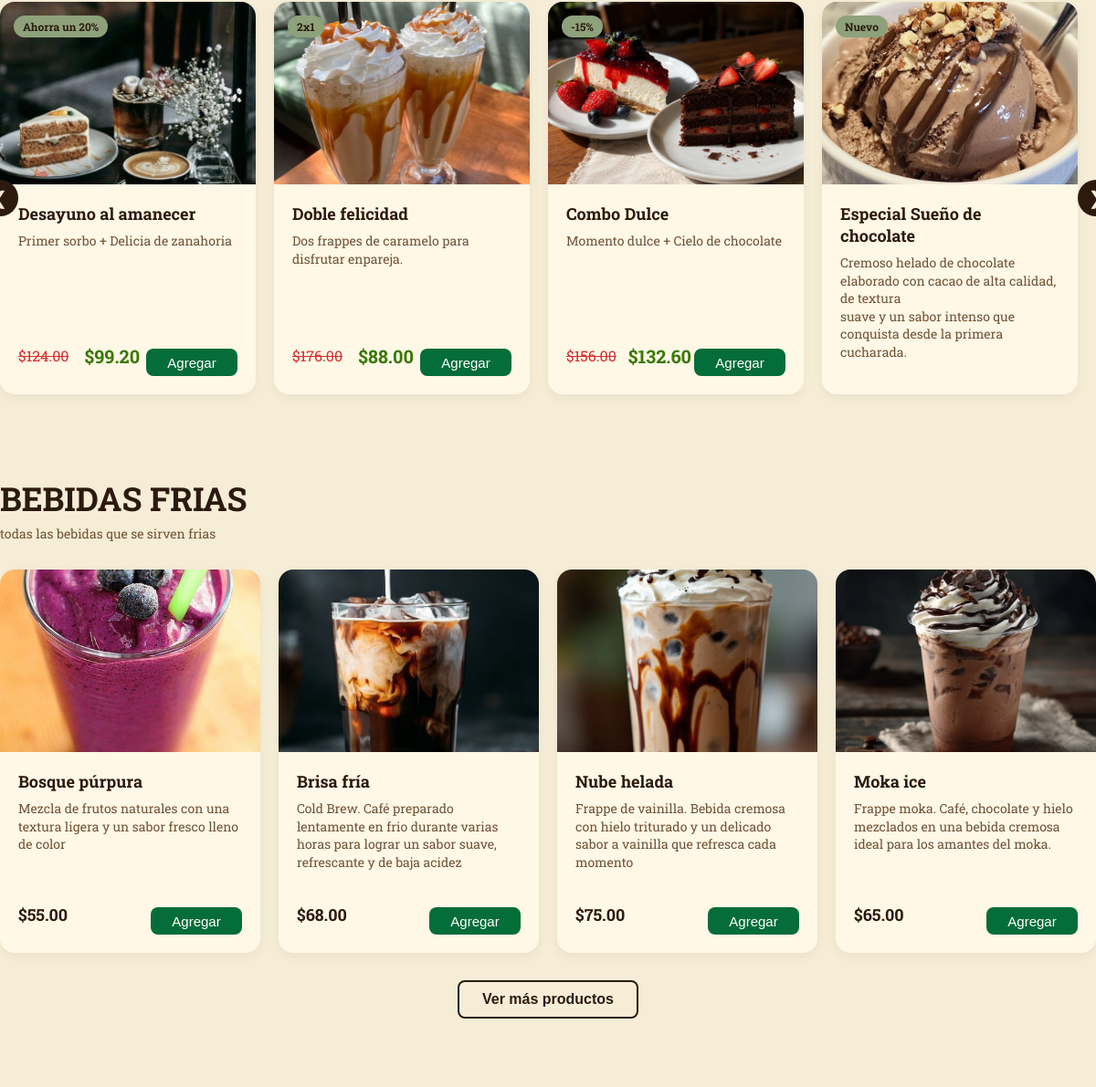
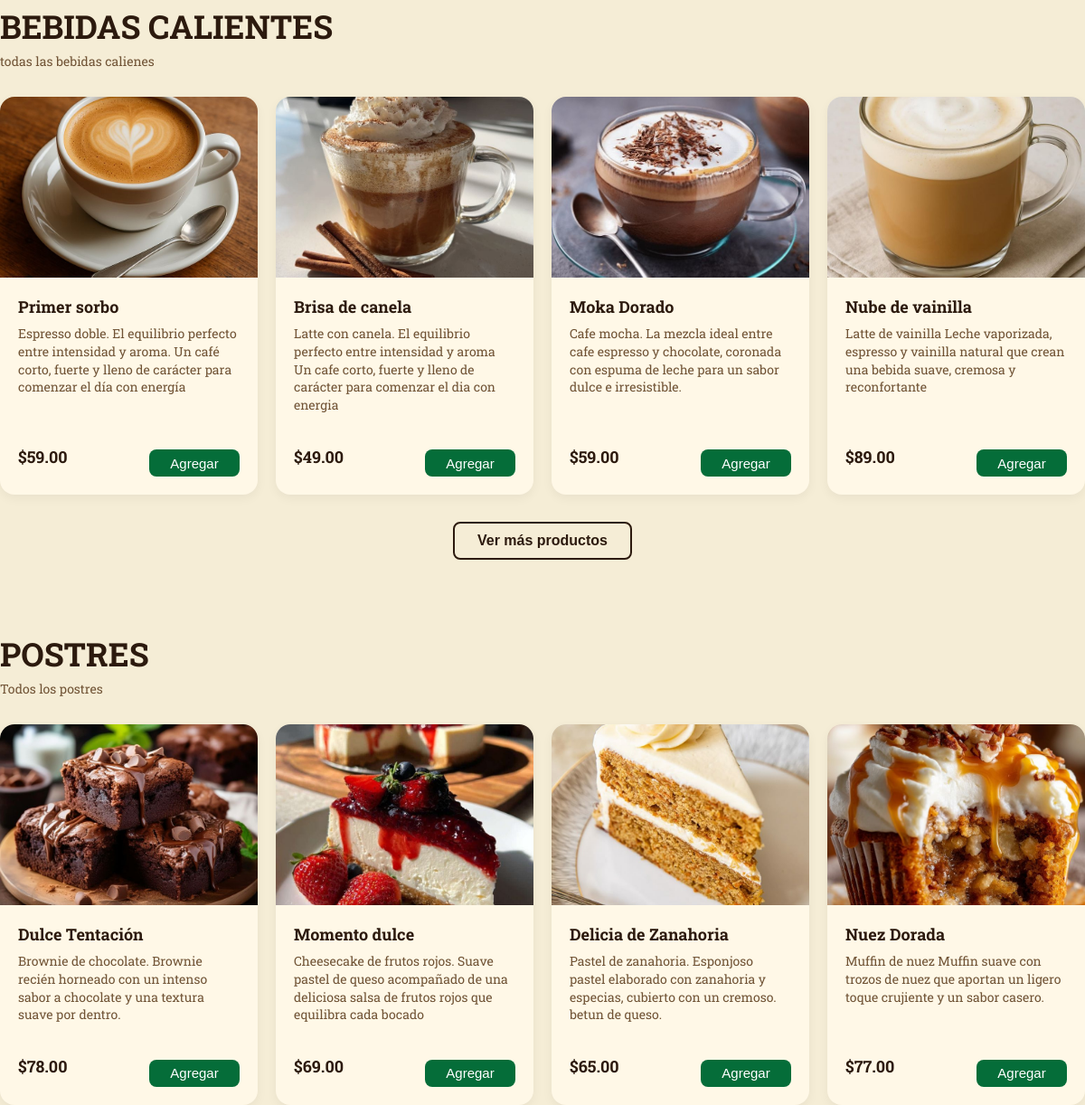
The app's page /index.php (signed in, middle part), older data (2 pictures, top to bottom).
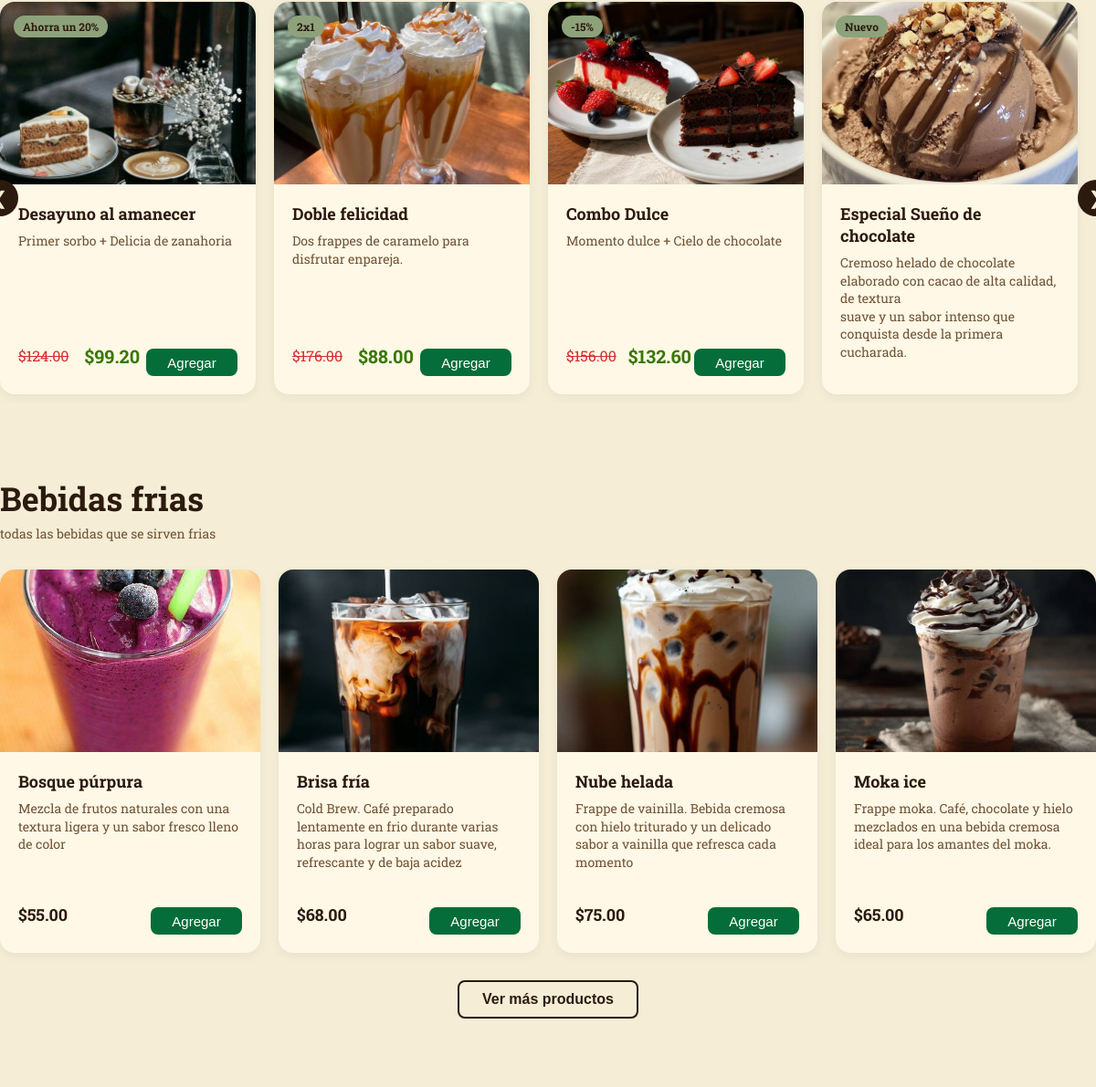
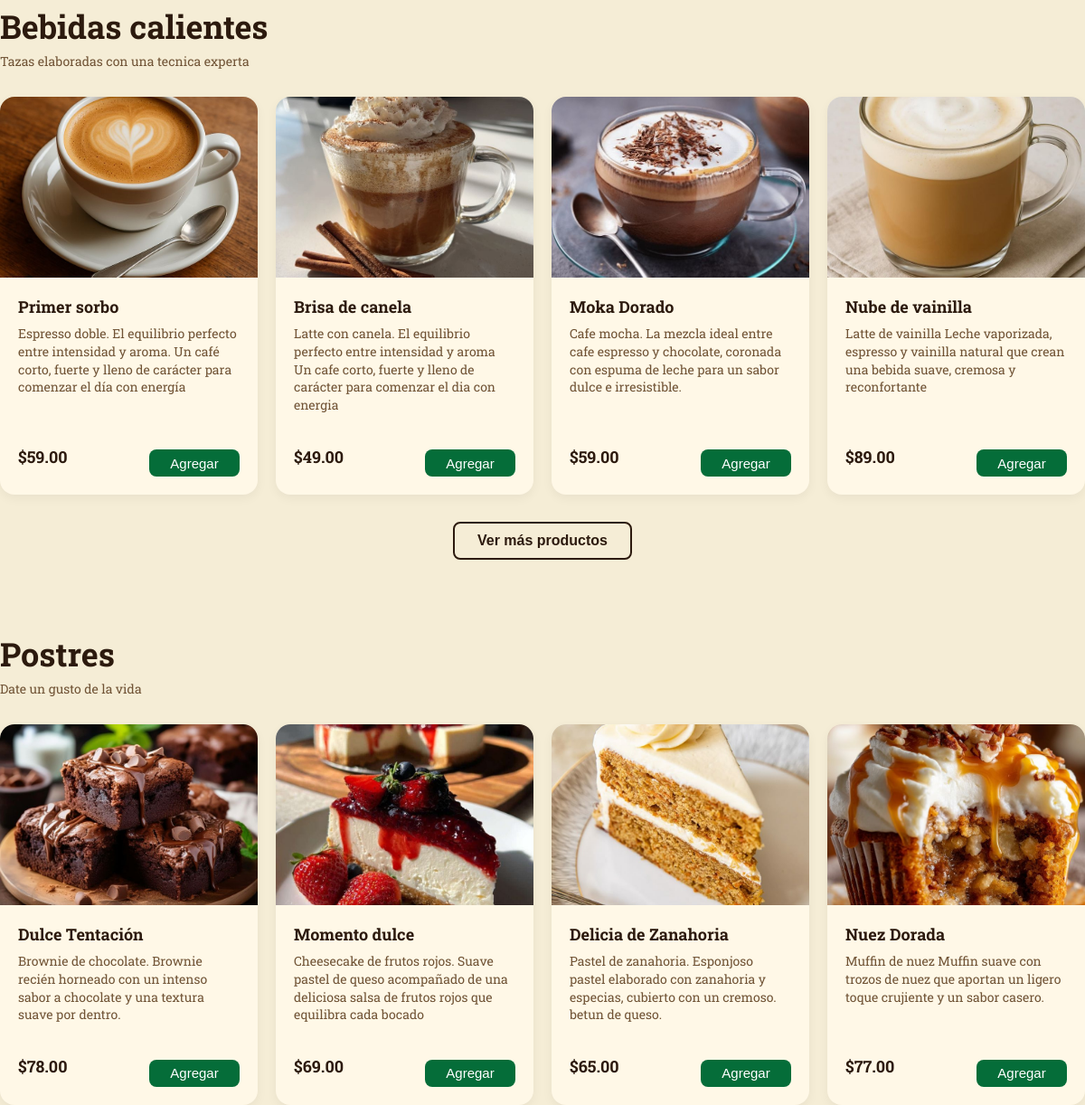
The same page, newer data (2 pictures, top to bottom).
### tables this page shows
CREATE TABLE `categorias` (
  `id_categoria` int(11) NOT NULL,
  `nombre` varchar(30) NOT NULL,
  `descripcion` varchar(100) DEFAULT NULL
);

CREATE TABLE `productos` (
  `id_producto` int(11) NOT NULL,
  `nombre` varchar(30) NOT NULL,
  `descripcion` text DEFAULT NULL,
  `id_categoria` int(11) DEFAULT NULL,
  `precio` decimal(10,2) NOT NULL,
  `imagen_url` varchar(255) DEFAULT NULL,
  `tiene_promocion` tinyint(1) DEFAULT 0,
  `etiqueta_promo` varchar(30) DEFAULT NULL,
  `precio_descuento` decimal(10,2) DEFAULT NULL
);

### index.php (the view, shortened to what this page needs)
<?php
require_once 'config/conexion.php';
$sqlCategorias = "
    SELECT
        id_categoria,
        nombre,
        descripcion
    FROM categorias
    ORDER BY id_categoria ASC
";
$categoriasResultado = $conexion->query($sqlCategorias);
$categorias = $categoriasResultado ? $categoriasResultado->fetchAll(PDO::FETCH_ASSOC) : [];
$sqlProductos = "
    SELECT
        p.id_producto,
        p.nombre,
        p.descripcion,
        p.id_categoria,
        p.precio,
        p.imagen_url,
        p.tiene_promocion,
        p.etiqueta_promo,
        p.precio_descuento
    FROM productos AS p
    ORDER BY p.id_categoria ASC, p.id_producto ASC
";
$productosResultado = $conexion->query($sqlProductos);
$productosPorCategoria = [];
if ($productosResultado) {
    while ($producto = $productosResultado->fetch(PDO::FETCH_ASSOC)) {
        $idCategoria = (int) $producto['id_categoria'];
        $productosPorCategoria[$idCategoria][] = $producto;
    }
}
?>
<!DOCTYPE html>
<html lang="es">
<head>
    <link rel="stylesheet" href="css/header-menu.css">
    <link rel="stylesheet" href="css/footer.css">
    <link rel="stylesheet" href="css/menu.css">
</head>
<body>
    <section id="promociones" class="categoria-seccion container">
        <div class="carousel-wrapper">
            <button class="carousel-btn" id="btn-prev">❮</button>
            <div class="carrusel-container" id="promos-carousel">
                <div class="box">
                    <div class="tag-oferta">Ahorra un 20%</div>
                    <img src="img/productos/Promociones/Desayuno-Amanecer.jpeg" alt="Promoción 1">
                    <div class="product-txt">
                        <h3>Desayuno al amanecer</h3>
                        <p>Primer sorbo + Delicia de zanahoria</p>
                    <div class="producto-footer">
                        <span class="precio-anterior">$124.00</span>
                        <span class="precio-promo">$99.20</span>
                        <button class="btn-agCarrito">Agregar</button>
                    </div>
                    </div>
                </div>
                <div class="box">
                    <div class="tag-oferta">2x1</div>
                    <img src="img/productos/Promociones/Doble-felicidad.jpeg" alt="Promoción 2">
                    <div class="product-txt">
                        <h3>Doble felicidad</h3>
                        <p>Dos frappes de caramelo para disfrutar enpareja.</p>
                        <div class="producto-footer">
                            <span class="precio-anterior">$176.00</span>
                            <span class="precio-promo">$88.00</span>
                            <button class="btn-agCarrito">Agregar</button>
                        </div>
                    </div>
                </div>
                <div class="box">
                    <div class="tag-oferta">-15%</div>
                    <img src="img/productos/Promociones/Combo-dulce.jpeg" alt="Promoción 3">
                    <div class="product-txt">
                        <h3>Combo Dulce</h3>
                        <p>Momento dulce + Cielo de chocolate</p>
                        <div class="producto-footer">
                            <span class="precio-anterior">$156.00</span>
                            <span class="precio-promo">$132.60</span>
                            <button class="btn-agCarrito">Agregar</button>
                        </div>
                    </div>
                </div>
                <div class="box">
                    <div class="tag-oferta">Nuevo</div>
                    <img src="img/productos/Postres/producto_6a658017028190.67328164.jpeg" alt="Promoción 4">
                    <div class="product-txt">
                        <h3>Especial Sueño de chocolate</h3>
                        <p>Cremoso helado de chocolate elaborado con cacao de alta calidad, de textura <br>
                            suave y un sabor intenso que conquista desde la primera cucharada.</p>
                        <div class="producto-footer">
                        </div>
                    </div>
                </div>
            </div>
            <button class="carousel-btn" id="btn-next">❯</button>
        </div>
    </section>
    <?php foreach ($categorias as $categoria): ?>
        <?php
            $idCategoria = (int) $categoria['id_categoria'];
            $productosCategoria = $productosPorCategoria[$idCategoria] ?? [];
        ?>
        <section id="categoria-<?= $idCategoria ?>" class="categoria-seccion container">
            <h2><?= htmlspecialchars($categoria['nombre'], ENT_QUOTES, 'UTF-8') ?></h2>
            <?php if (!empty($categoria['descripcion'])): ?>
                <p class="subtitulo">
                    <?= htmlspecialchars($categoria['descripcion'], ENT_QUOTES, 'UTF-8') ?>
                </p>
            <?php endif; ?>
            <div class="box-container limit-grid">
                <?php if (!empty($productosCategoria)): ?>
                    <?php $contador = 0;
                    foreach ($productosCategoria as $producto):
                        $contador++;
                        $claseProducto = $contador <= 4 ? 'product-item' : 'product-item-extra';
                    ?>
                    <div class="box <?= $claseProducto ?>">
                        <?php if (!empty($producto['imagen_url'])): ?>
                            <img
                                src="img/productos/<?= htmlspecialchars($producto['imagen_url'], ENT_QUOTES, 'UTF-8') ?>"
                                alt="<?= htmlspecialchars($producto['nombre'], ENT_QUOTES, 'UTF-8') ?>"
                            >
                        <?php endif; ?>
                        <div class="product-txt">
                            <h3><?= htmlspecialchars($producto['nombre'], ENT_QUOTES, 'UTF-8') ?></h3>
                            <p><?= htmlspecialchars($producto['descripcion'], ENT_QUOTES, 'UTF-8') ?></p>
                            <div class="producto-footer">
                                <?php if (!empty($producto['tiene_promocion']) && !empty($producto['precio_descuento'])): ?>
                                    <span class="precio-anterior">
                                        $<?= number_format((float) $producto['precio'], 2) ?>
                                    </span>
                                    <span class="precio-promo">
                                        $<?= number_format((float) $producto['precio_descuento'], 2) ?>
                                    </span>
                                <?php else: ?>
                                    <span class="precio">
                                        $<?= number_format((float) $producto['precio'], 2) ?>
                                    </span>
                                <?php endif; ?>
                                <button
                                    class="btn-agCarrito"
                                    data-id="<?= (int) $producto['id_producto'] ?>"
                                    data-nombre="<?= htmlspecialchars($producto['nombre'], ENT_QUOTES, 'UTF-8') ?>"
                                    data-precio="<?= (float) $producto['precio'] ?>"
                                    data-imagen="<?= htmlspecialchars($producto['imagen_url'], ENT_QUOTES, 'UTF-8') ?>"
                                >
                                    Agregar
                                </button>
                            </div>
                        </div>
                    </div>
                    <?php endforeach; ?>
                <?php else: ?>
                    <p>No hay productos disponibles en esta categoría.</p>
                <?php endif; ?>
            </div>
            <?php if (!empty($productosCategoria) && count($productosCategoria) > 4): ?>
                <div class="btn-container-center">
                    <button
                        id="btn-mas-<?= $idCategoria ?>"
                        class="btn-secundario btn-ver-mas"
                        data-target="categoria-<?= $idCategoria ?>"
                    >
                        Ver más productos
                    </button>
                </div>
            <?php endif; ?>
        </section>
    <?php endforeach; ?>
    <script src="js/menu.js"></script> </body>
</html>

### css/menu.css (style rules this page uses)
* { margin: 0; padding: 0; box-sizing: border-box; }
body { font-family: "Roboto Slab", serif; background-color: #F5EDD6; color: #ebe7e4; }
.container { max-width: 1200px; margin: 0 auto; padding: 0 20px; }
.producto-footer { display: flex; justify-content: space-between; align-items: center; margin-top: 10px; }
.btn-agCarrito { margin-top: 15px; width: 100px; height: 30px; border-radius: 8px; border: none; background-color: #056d39; color: #fff; font-size: 15px; cursor: pointer; transition: background-color 0.3s; }
.categoria-seccion { padding: 60px 0 20px 0; }
.categoria-seccion h2 { font-size: 36px; color: #2C1A0E; margin-bottom: 5px; }
.categoria-seccion .subtitulo { font-size: 14px; color: #705335; margin-bottom: 30px; }
.carousel-wrapper { position: relative; display: flex; align-items: center; }
.carousel-btn { background-color: #2C1A0E; color: #F5EDD6; border: none; border-radius: 50%; width: 40px; height: 40px; font-size: 20px; cursor: pointer; position: absolute; z-index: 10; transition: background 0.3s; }
#btn-prev { left: -20px; }
#btn-next { right: -20px; }
.carrusel-container { display: flex; overflow-x: auto; scroll-snap-type: x proximity; gap: 20px; padding: 10px 0; scroll-behavior: smooth; width: 100%; overscroll-behavior-x: contain; }
.carrusel-container .box { scroll-snap-align: start; min-width: 280px; width: 280px; height: 430px; flex: 0 0 280px; }
.limit-grid { display: grid; grid-template-columns: repeat(4, 1fr); gap: 20px; }
.box { background-color: #FFF8E7; border-radius: 16px; overflow: hidden; box-shadow: 0 4px 12px rgba(0, 0, 0, 0.05); transition: transform 0.3s, box-shadow 0.3s; position: relative; display: flex; flex-direction: column; }
.box img { width: 100%; height: 200px; object-fit: cover; }
.product-txt { padding: 20px; display: flex; flex-direction: column; flex-grow: 1; }
.product-txt h3 { font-size: 18px; color: #2C1A0E; margin-bottom: 8px; }
.product-txt p { font-size: 14px; color: #705335; line-height: 1.4; margin-bottom: 15px; flex-grow: 1; }
.precio { font-size: 18px; font-weight: 700; color: #2C1A0E; }
.precio-anterior { color: #d32f2f; text-decoration: line-through; font-size: 16px; margin-right: 10px; }
.precio-promo { color: hwb(92 0% 53%); font-size: 20px; font-weight: bold; }
.tag-oferta { position: absolute; top: 15px; left: 15px; background-color: #8DA27B; color: #2C1A0E; padding: 4px 10px; border-radius: 20px; font-size: 12px; font-weight: 700; z-index: 10; }
.btn-container-center { text-align: center; margin-top: 30px; }
.btn-secundario { background-color: transparent; border: 2px solid #2C1A0E; color: #2C1A0E; padding: 10px 25px; font-size: 16px; font-weight: bold; border-radius: 8px; cursor: pointer; transition: all 0.3s; }
section { scroll-margin-top: 100px; }

Row changes from the older to the newer data that the page shows:
changed categorias "todas las bebidas que se sirven frias": nombre "BEBIDAS FRIAS" → "Bebidas frias"
changed categorias: nombre "BEBIDAS CALIENTES" → "Bebidas calientes"; descripcion "todas las bebidas calienes" → "Tazas elaboradas con una tecnica experta"
changed categorias: nombre "POSTRES" → "Postres"; descripcion "Todos los postres" → "Date un gusto de la vida"
